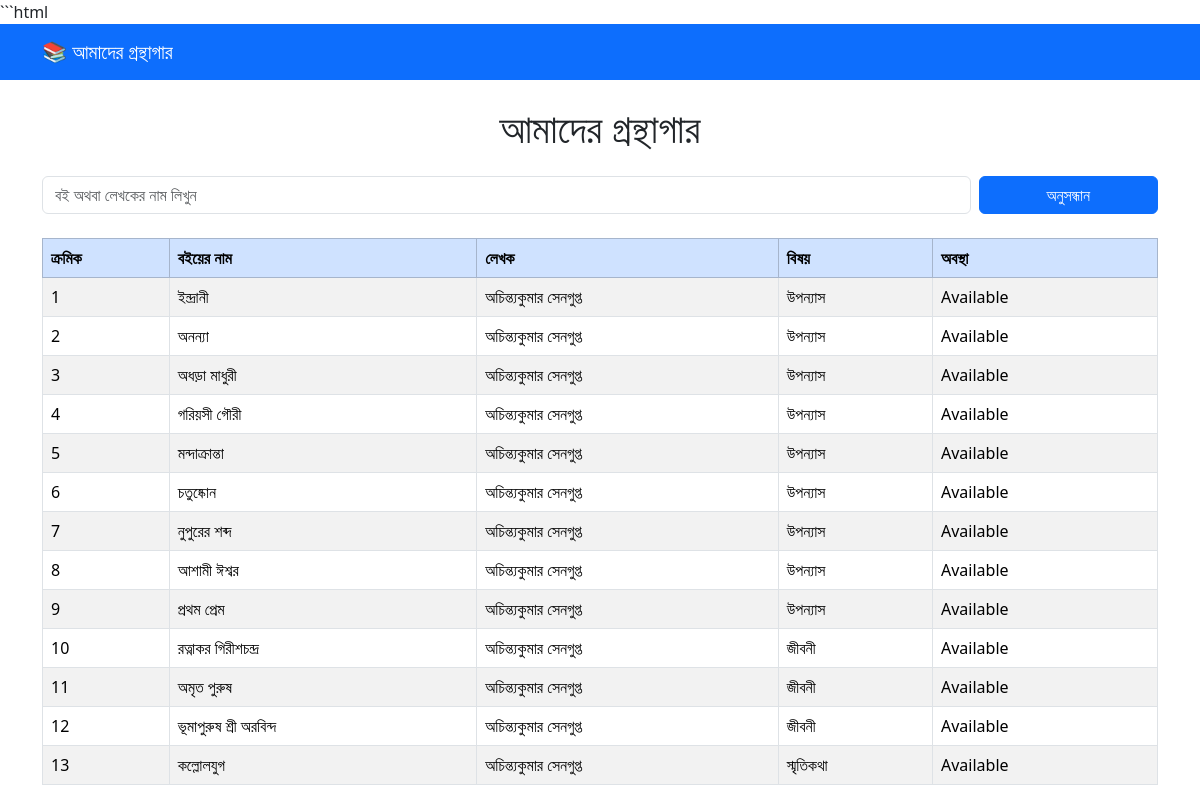
The page / on the database its author committed.
### tables this page shows
CREATE TABLE books (

    id INTEGER PRIMARY KEY AUTOINCREMENT,

    accession_no TEXT,

    title TEXT,

    book_name TEXT,

    author TEXT,

    category TEXT,

    status TEXT

);

### app.py (the view)
@app.route("/")
def home():
    books = get_books()
    return render_template(
        "index.html",
        books=books
    )

### app.py (called while the page is built)
def get_books():
    conn = sqlite3.connect("library.db")
    conn.row_factory = sqlite3.Row
    cursor = conn.cursor()
    cursor.execute("SELECT * FROM books")
    books = cursor.fetchall()
    conn.close()
    return books

### templates/index.html (shortened to what this page needs)
<!DOCTYPE html>
<html lang="bn">
<head>
    <link
        href="https://cdn.jsdelivr.net/npm/bootstrap@5.3.3/dist/css/bootstrap.min.css"
        rel="stylesheet">
</head>
<body>
    <nav class="navbar navbar-expand-lg navbar-dark bg-primary">
        <div class="container">
            <a class="navbar-brand" href="/">
                📚 আমাদের গ্রন্থাগার
            </a>
        </div>
    </nav>
    <div class="container mt-4">
        <h1 class="text-center mb-4">
            আমাদের গ্রন্থাগার
        </h1>
        <form method="GET" action="/" class="row g-2 mb-4">
            <div class="col-md-10">
                <input
                    type="text"
                    name="search"
                    class="form-control"
                    placeholder="বই অথবা লেখকের নাম লিখুন"
                    value="{{ search if search else '' }}">
            </div>
            <div class="col-md-2">
                <button
                    type="submit"
                    class="btn btn-primary w-100">
                    অনুসন্ধান
                </button>
            </div>
        </form>
        <div class="table-responsive">
            <table class="table table-bordered table-striped table-hover">
                <thead class="table-primary">
                    <tr>
                        <th>ক্রমিক</th>
                        <th>বইয়ের নাম</th>
                        <th>লেখক</th>
                       <th>বিষয়</th>
                        <th>অবস্থা</th>
                    </tr>
                </thead>
                <tbody>
{% for book in books %}
<tr>
    <td>{{ book["accession_no"] }}</td>
    <td>{{ book["title"] }}</td>
    <td>{{ book["author"] }}</td>
    <td>{{ book["category"] }}</td>
    <td>{{ book["status"] }}</td>
</tr>
{% endfor %}
</tbody>
            </table>
        </div>
    </div>
</body>
</html>

### rows shown on the page
books: accession_no "1", title "ইন্দ্রানী", author "অচিন্ত্যকুমার সেনগুপ্ত", category "উপন্যাস", status "Available"
books: accession_no "2", title "অনন্যা", author "অচিন্ত্যকুমার সেনগুপ্ত", category "উপন্যাস", status "Available"
books: accession_no "3", title "অধড়া মাধুরী", author "অচিন্ত্যকুমার সেনগুপ্ত", category "উপন্যাস", status "Available"
books: accession_no "4", title "গরিয়সী গৌরী", author "অচিন্ত্যকুমার সেনগুপ্ত", category "উপন্যাস", status "Available"
books: accession_no "5", title "মন্দাক্রান্তা", author "অচিন্ত্যকুমার সেনগুপ্ত", category "উপন্যাস", status "Available"
books: accession_no "6", title "চতুষ্কোন", author "অচিন্ত্যকুমার সেনগুপ্ত", category "উপন্যাস", status "Available"
books: accession_no "7", title "নুপুরের শব্দ", author "অচিন্ত্যকুমার সেনগুপ্ত", category "উপন্যাস", status "Available"
books: accession_no "8", title "আশামী ঈশ্বর", author "অচিন্ত্যকুমার সেনগুপ্ত", category "উপন্যাস", status "Available"
books: accession_no "9", title "প্রথম প্রেম", author "অচিন্ত্যকুমার সেনগুপ্ত", category "উপন্যাস", status "Available"
books: accession_no "10", title "রত্নাকর গিরীশচন্দ্র", author "অচিন্ত্যকুমার সেনগুপ্ত", category "জীবনী", status "Available"
books: accession_no "11", title "অমৃত পুরুষ", author "অচিন্ত্যকুমার সেনগুপ্ত", category "জীবনী", status "Available"
books: accession_no "12", title "ভূমাপুরুষ শ্রী অরবিন্দ", author "অচিন্ত্যকুমার সেনগুপ্ত", category "জীবনী", status "Available"
books: accession_no "13", title "কল্লোলযুগ", author "অচিন্ত্যকুমার সেনগুপ্ত", category "স্মৃতিকথা", status "Available"
